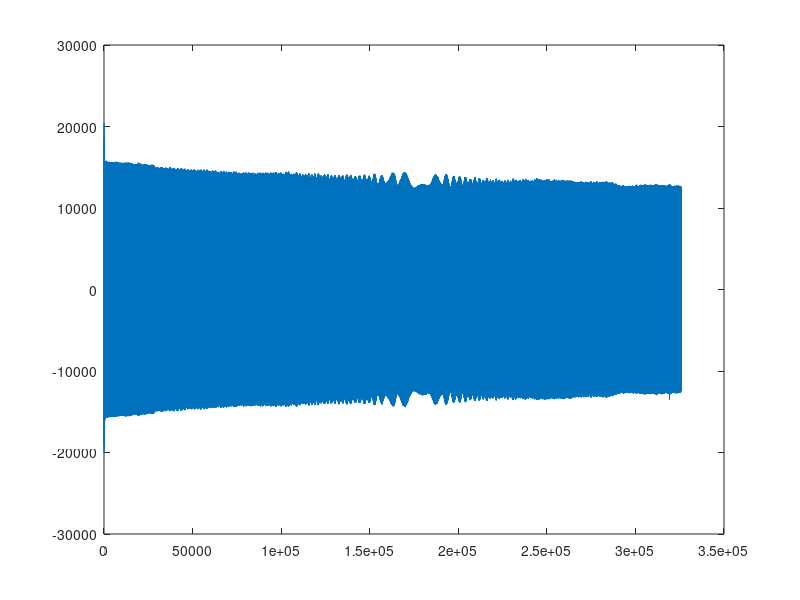

This figure's MATLAB source:
audiodata1 = csvread('./outputfile7.csv');
% audiodata2 = csvread('./outputfile2.csv');
% audiodata3 = csvread('./test4/outputfile3.csv');
% audiodata4 = csvread('./test4/outputfile4.csv');
% audiodata5 = csvread('./test4/outputfile5.csv');
% audiodata6 = csvread('./test4/outputfile6.csv');
% player = audioplayer(audiodata, 44100);
% playblocking(player);
plot(audiodata1);
% figure;
% plot(audiodata2);
% figure
% plot(audiodata3);
% figure
% plot(audiodata4);
% figure
% plot(audiodata5);
% figure
% plot(audiodata6);
% plot(audiodata2 - audiodata1);